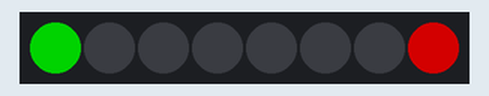
The program below on a simulated MicroPython board. Shown: 8 RGB LEDs in strip order, left to right. Dim RGB values are drawn brighter than linear. At 6.1 s the program stops and its outputs stay as they are.

Above: at 0.4 s.
At 3.24 s:
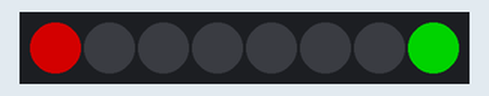
Timing chart, 0 to 5.6 s (numbered marks = the images above):
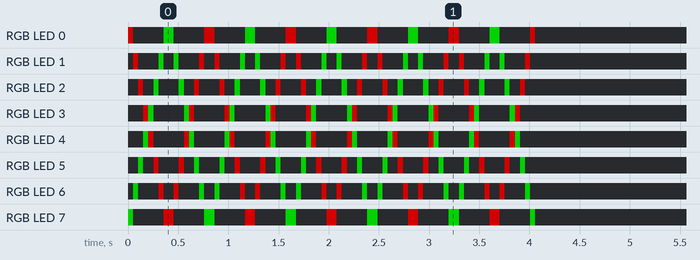

The program:

essai_01.py
```python
"""
Donner l'impression de deux lumières rouge et verte qui se déplacent
"""
from machine import Pin
from neopixel import NeoPixel
from time import sleep

led = NeoPixel ( Pin(2), 8 ) # Ruban de 8 led multicolores connecté à la broche n°2

rouge = ( 125,   0, 0 )
vert = (    0, 125, 0 )
eteinte = ( 0,   0, 0 )

for i in range(5): # faire 5 fois
    for i in range(8):
        led[ i ] = rouge # de 0 à 7
        led[7-i] = vert  # de 7 à 0
        led.write()
        sleep(0.05)
        led[ i ] = eteinte # éteindre les deux led
        led[7-i] = eteinte
        led.write()
    for i in range(7, -1, -1):
        led[ i ] = rouge # de 7 à 0
        led[7-i] = vert  # de 0 à 7
        led.write()
        sleep(0.05)
        led[ i ] = eteinte # éteindre les deux led
        led[7-i] = eteinte
        led.write()
sleep(2)
for i in range(8) : # éteindre
    led[i] = eteinte
led.write()
```

Measured:
- by itself, RGB LED 3: repeats every 0.81 s: RGB(0, 125, 0) 0.05 s, off 0.30 s, RGB(0, 125, 0) 0.05 s, RGB(125, 0, 0) 0.05 s, off 0.30 s, RGB(125, 0, 0) 0.05 s, until it stays off from 3.9 s
- by itself, RGB LED 4: repeats every 0.81 s: RGB(125, 0, 0) 0.05 s, off 0.30 s, RGB(125, 0, 0) 0.05 s, RGB(0, 125, 0) 0.05 s, off 0.30 s, RGB(0, 125, 0) 0.05 s, until it stays off from 3.9 s
